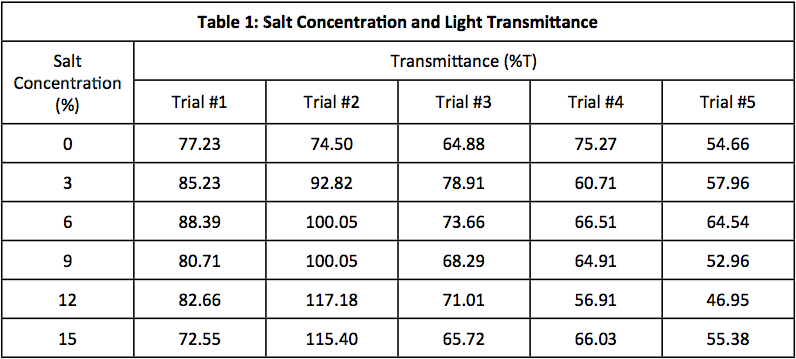
#> input picture input/tables/table-data2.png, 796 x 359 px
$ python test3.py
#> lines starting #> are read from the running program, lines starting #| are printed output that depends on the picture; after the words box and inside, x2 and y2 are one past the last pixel; in counts of white or black regions, pixels touching at a corner belong together
import cv2
import pytesseract
import os
from csv import writer
from pytesseract import Output
import numpy as np

def appendRow(fname, row):
    with open(fname, 'a+',newline='') as write_obj:
        csv_writer = writer(write_obj)
        csv_writer.writerow(row)

image = cv2.imread('./input/tables/table-data2.png')
#> image is the input picture: shape (359, 796, 3); mean B, G, R 231.8, 231.7, 231.8

# [5 lines of commented-out code are left out]

result = image.copy()
gray = cv2.cvtColor(image,cv2.COLOR_BGR2GRAY)
thresh = cv2.threshold(gray, 0, 255, cv2.THRESH_BINARY_INV + cv2.THRESH_OTSU)[1]
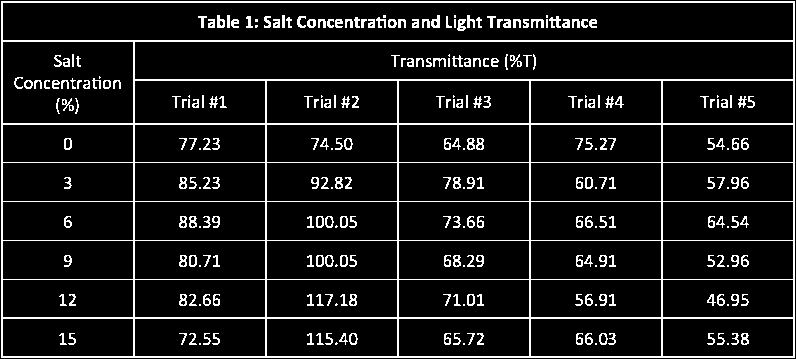
#> thresh: shape (359, 796); 9.6% white in thin lines or dots

# Remove horizontal lines
horizontal_kernel = cv2.getStructuringElement(cv2.MORPH_RECT, (40,1))
remove_horizontal = cv2.morphologyEx(thresh, cv2.MORPH_OPEN, horizontal_kernel, iterations=2)
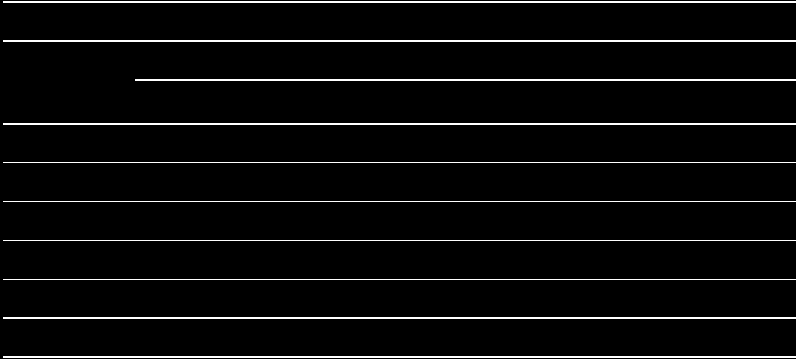
#> remove_horizontal: shape (359, 796); 4.3% white in thin lines or dots
cnts = cv2.findContours(remove_horizontal, cv2.RETR_EXTERNAL, cv2.CHAIN_APPROX_SIMPLE)
#> cnts = 10 contours, 4 with area under 20; largest, box (x1, y1, x2, y2) and area: (3, 356, 796, 358) 792, (3, 317, 796, 319) 792, (3, 123, 796, 125) 792, (3, 40, 796, 42) 792, (3, 1, 796, 3) 792, (135, 79, 796, 81) 660
cnts = cnts[0] if len(cnts) == 2 else cnts[1]
for c in cnts:
    cv2.drawContours(result, [c], -1, (255,255,255), 5)
#> this loop made 10 passes
#> c on passes 1 to 10: [[3, 356], [3, 357], [795, 357], [795, 356]], [[3, 317], [3, 318], [795, 318], [795, 317]], [[3, 279], [795, 279]], [[3, 240], [795, 240]], [[3, 201], [795, 201]], [[3, 162], [795, 162]], [[3, 123], [3, 124], [795, 124], [795, 123]], [[135, 79], [135, 80], [795, 80], [795, 79]], [[3, 40], [3, 41], [795, 41], [795, 40]], [[3, 1], [3, 2], [795, 2], [795, 1]]
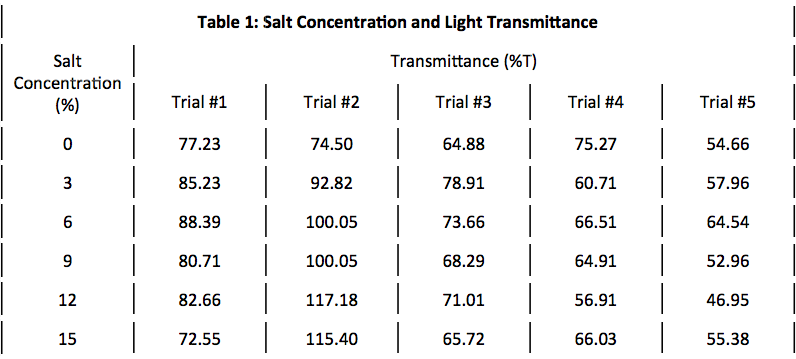
#> result: shape (359, 796, 3); 7.88% of pixels changed, all inside (x1, y1, x2, y2) = (0, 1, 796, 359)

# Remove vertical lines
vertical_kernel = cv2.getStructuringElement(cv2.MORPH_RECT, (1,40))
#> vertical_kernel = 40 values from 1 to 1
remove_vertical = cv2.morphologyEx(thresh, cv2.MORPH_OPEN, vertical_kernel, iterations=2)
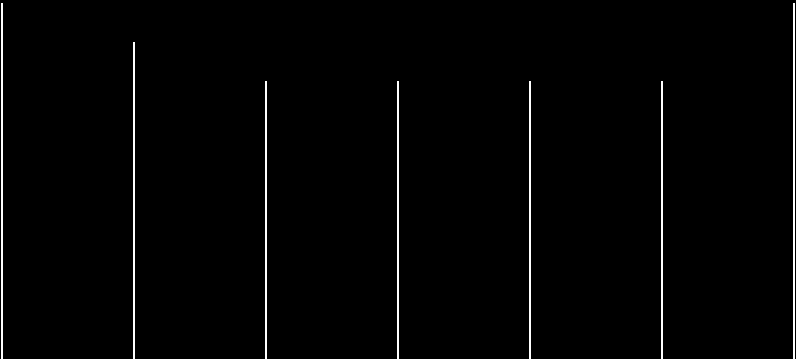
#> remove_vertical: shape (359, 796); 1.5% white in thin lines or dots
cnts = cv2.findContours(remove_vertical, cv2.RETR_EXTERNAL, cv2.CHAIN_APPROX_SIMPLE)
#> cnts = 7 contours; box (x1, y1, x2, y2) and area: (793, 3, 795, 359) 355, (1, 3, 3, 359) 355, (133, 42, 135, 359) 316, (661, 81, 663, 359) 277, (529, 81, 531, 359) 277, (397, 81, 399, 359) 277, (265, 81, 267, 359) 277
cnts = cnts[0] if len(cnts) == 2 else cnts[1]
for c in cnts:
    cv2.drawContours(result, [c], -1, (255,255,255), 5)
#> this loop made 7 passes
#> c on passes 1 to 7: [[661, 81], [661, 358], [662, 358], [662, 81]], [[529, 81], [529, 358], [530, 358], [530, 81]], [[397, 81], [397, 358], [398, 358], [398, 81]], [[265, 81], [265, 358], [266, 358], [266, 81]], [[133, 42], [133, 358], [134, 358], [134, 42]], [[793, 3], [793, 358], [794, 358], [794, 3]], [[1, 3], [1, 358], [2, 358], [2, 3]]
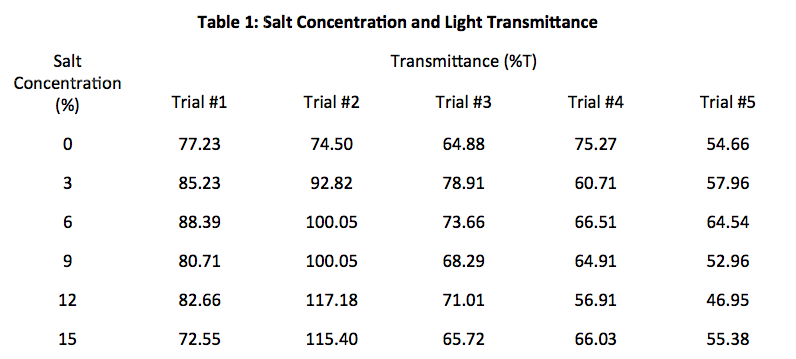
#> result: shape (359, 796, 3); 1.45% of pixels changed, all inside (x1, y1, x2, y2) = (0, 3, 796, 356)

#> (the run stopped early here; a loop or call above may not have finished)
